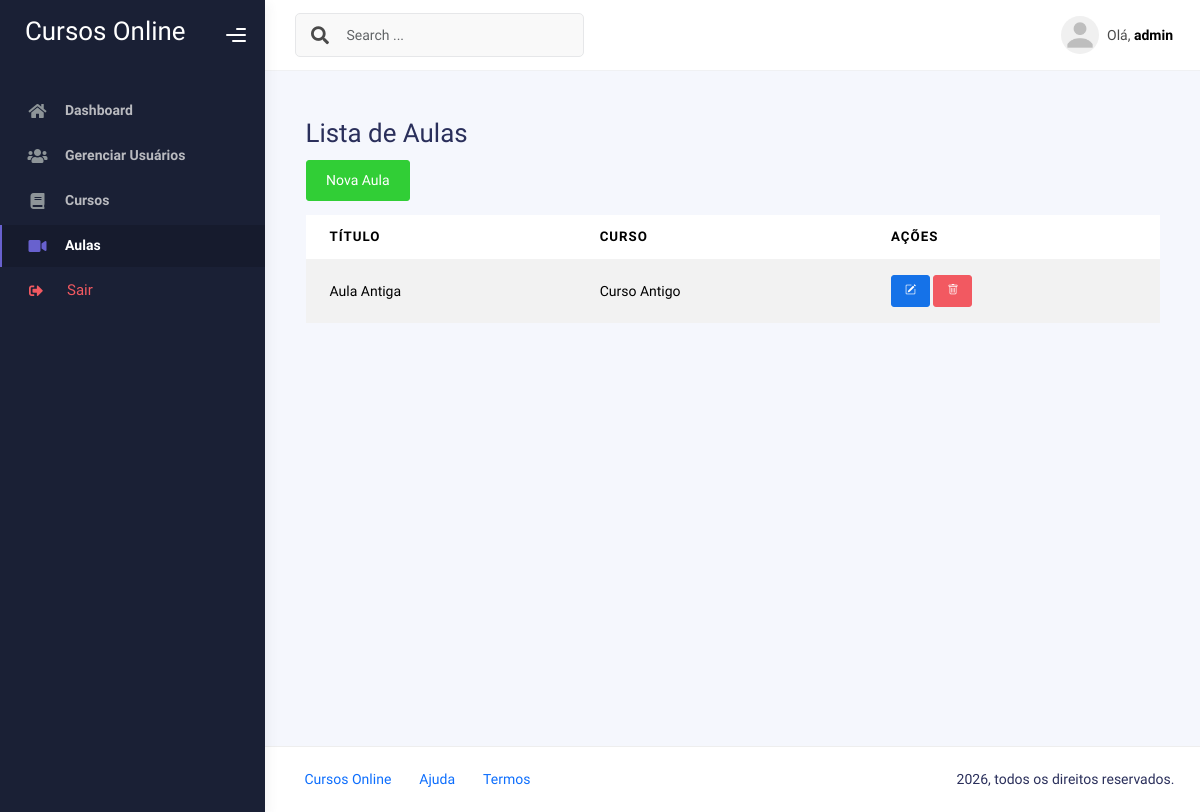
Page /aulas/ (signed in) on the earlier database version.
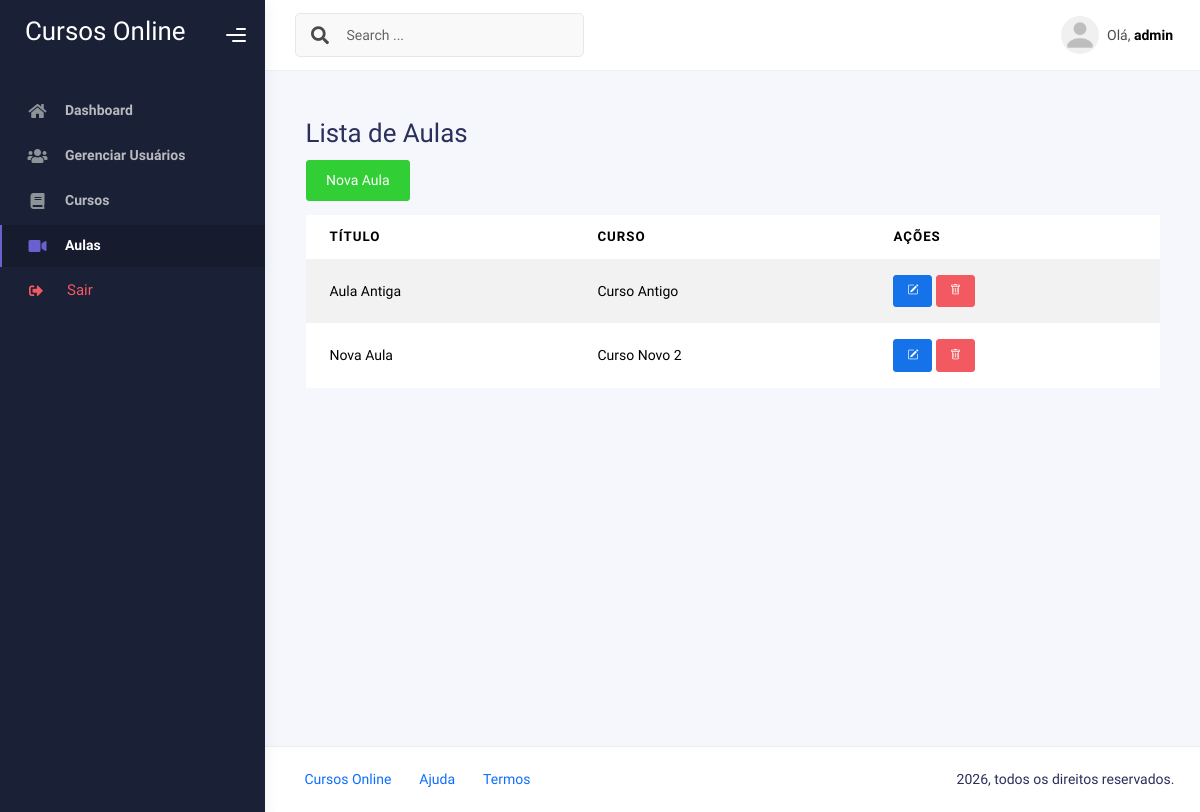
Same page on the later database version.
### core/models.py (models this page shows, shortened)
class Aula(models.Model):
    curso = models.ForeignKey(Curso, on_delete=models.CASCADE, related_name='aulas')
    titulo = models.CharField(max_length=100)
    conteudo = models.TextField()
    video_url = models.URLField(blank=True, null=True)
    data_publicacao = models.DateTimeField(auto_now_add=True)

class Curso(models.Model):
    titulo = models.CharField(max_length=100)
    descricao = models.TextField()
    instrutor = models.ForeignKey(User, on_delete=models.CASCADE, related_name='cursos')
    data_criacao = models.DateTimeField(auto_now_add=True)

### core/views.py (the view)
# urls.py: path('aulas/', views.aula_list, name='aula_list'),
@login_required
def aula_list(request):
    aulas = Aula.objects.all()
    return render(request, 'core/aula_list.html', {'aulas': aulas})

### templates/core/aula_list.html (shortened to what this page needs)
{% extends 'base.html' %}
{% block content %}
  <div class="container mt-4">
    <h2>Lista de Aulas</h2>
    <a href="{% url 'aula_form' %}" class="btn btn-success mb-3">Nova Aula</a>
    <div class="table-responsive">
      <table class="table table-striped">
        <thead>
          <tr>
            <th data-label="Título">Título</th>
            <th data-label="Curso">Curso</th>
            <th data-label="Ações">Ações</th>
          </tr>
        </thead>
        <tbody>
          {% for aula in aulas %}
            <tr>
              <td data-label="Título">{{ aula.titulo }}</td>
              <td data-label="Curso">{{ aula.curso.titulo }}</td>
              <td data-label="Ações">
                <div class="table-actions">
                  <a href="{% url 'aula_edit' aula.pk %}" class="btn btn-sm btn-primary" title="Editar">
                    <i class="bi bi-pencil-square btn-action-icon"></i>
                  </a>
                  <a href="{% url 'aula_delete' aula.pk %}" class="btn btn-sm btn-danger" title="Excluir">
                    <i class="bi bi-trash btn-action-icon"></i>
                  </a>
                </div>
              </td>
            </tr>
          {% empty %}
            <tr>
              <td colspan="3">Nenhuma aula cadastrada.</td>
            </tr>
          {% endfor %}
        </tbody>
      </table>
    </div>
  </div>
{% endblock %}

Differences in the rows shown:
added Aula: titulo "Nova Aula", curso.titulo "Curso Novo 2"
